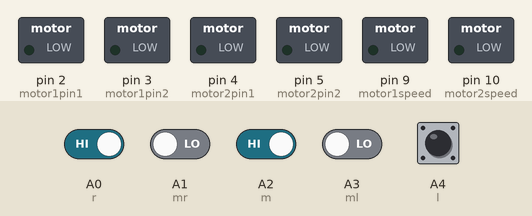
This sketch was run on a simulated Arduino Uno, built with avr-gcc and run on an emulated ATmega328P. Parts: switched loads named in the sketch (green lamp = pin HIGH). Inputs (shaded band) come from the test bench; at power-on: A0 (r), A2 (m), A4 (l) HIGH, A1 (mr), A3 (ml) LOW.

Above: at 1.2 s.
1.3 s: A0 (r) driven LOW
At 1.6 s:
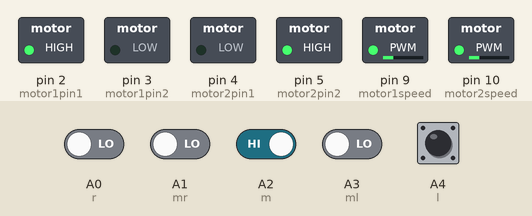
2.8 s: A2 (m) driven LOW
At 4.0 s:
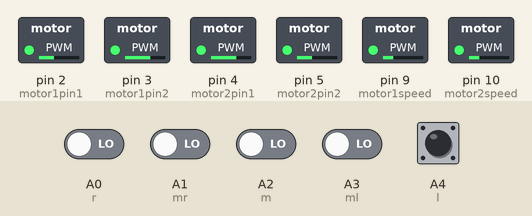
4.3 s: A1 (mr) driven HIGH
At 4.9 s:
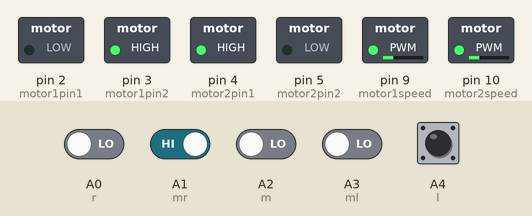
5.8 s: A3 (ml) driven HIGH
At 6.2 s:
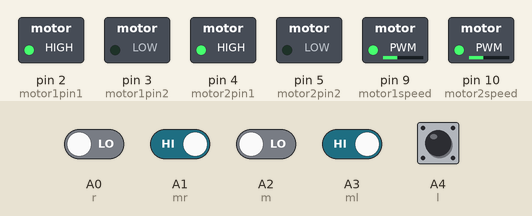
7.3 s: A1 (mr) driven LOW
At 8.5 s:
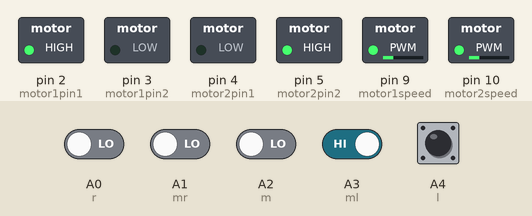
8.8 s: A3 (ml) driven LOW
At 10.0 s:
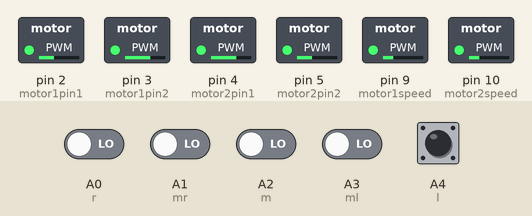
Timing chart, 0 to 11.3 s (numbered marks = the images above; inputs shaded):
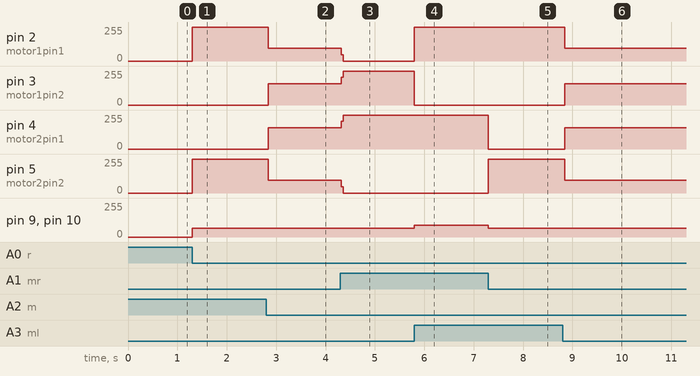

The sketch:

sketch_oct31a.ino
```cpp
int motor1pin1 = 2;
int motor1pin2 = 3;
int motor1speed = 9;
int motor2pin1 = 4;
int motor2pin2 = 5;
int motor2speed = 10;
int r = A0;
int mr = A1;
int m = A2;
int ml = A3;
int l = A4;
int spdl = 90 ;
int spdr = 90 ;
void setup() {
  // put your setup code here, to run once:
  pinMode(motor1pin1, OUTPUT);
  pinMode(motor1pin2, OUTPUT);
  pinMode(motor2pin1, OUTPUT);
  pinMode(motor2pin2, OUTPUT);
  pinMode(motor1speed, OUTPUT);
  pinMode(motor2speed, OUTPUT);
  Serial.begin(9600);
  pinMode(r, INPUT);
  pinMode(mr, INPUT);
  pinMode(m, INPUT);
  pinMode(ml, INPUT);
  pinMode(l, INPUT);

}

void loop() {
  // put your main code here, to run repeatedly:
/*
 Serial.print("Analog Reading R=");
 Serial.println(digitalRead(r));
 Serial.print("Analog Reading RM=");
 Serial.println(digitalRead(mr));
 Serial.print("Analog Reading M=");
 Serial.println(digitalRead(m));
 Serial.print("Analog Reading LM =");
 Serial.println(digitalRead(ml));
 Serial.print("Analog Reading L=");
 Serial.println(digitalRead(l));
 delay(2000);

if (digitalRead(r) == 1 && digitalRead(mr) == 0 && digitalRead(m) == 0 && digitalRead(ml) == 0 && digitalRead(l) == 1) {
GoStraight();
}

/*
else if (digitalRead(r) == 0 && digitalRead(mr) == 0 && digitalRead(m) == 1 && digitalRead(ml) == 1 && digitalRead(l) == 1 ){
GoRight();
}
else if (digitalRead(r)  == 1 && digitalRead(mr) == 1 && digitalRead(m) == 1 && digitalRead(ml) == 0 && digitalRead(l) == 0 ){
GoLeft();
}
*/


//STRAIGHT-------------------------------------------------------------------------------------------------------------------------

if ((digitalRead(mr) == 1 && digitalRead(m) == 0 && digitalRead(ml) == 1 ))
{
GoStraight();

}
 else if (( digitalRead(r) == 0 && digitalRead(mr) == 0 && digitalRead(m) == 0 && digitalRead(ml) == 0 && digitalRead(l) == 0 )){
  GoStraight();

}

/*
//if ((digitalRead(mr) == 0 && digitalRead(ml) == 0) //|| (digitalRead(mr) == 0 && digitalRead(m) == 0 && digitalRead(ml) == 0 ))
//{
//GoStraight();
//}
//if (digitalRead(mr) == 0 && digitalRead(m) == 0 && digitalRead(ml) == 0 ){
//GoStraight();
//}
*/
//RIGHT----------------------------------------------------------------------------------------------------------------------------
if ((digitalRead(mr) == 0 && digitalRead(ml) == 1 ) || (digitalRead(mr) == 0 && digitalRead(m) == 0 ) || (digitalRead(r) == 0 && digitalRead(mr) == 0 ))
{
GoRight();
}
//if (digitalRead(mr) == 0 && digitalRead(m) == 0 )
//{
//GoRight();
//}

//else if (digitalRead(r) == 0 && digitalRead(mr) == 0 ){
//GoRight();
//}

//LEFT-----------------------------------------------------------------------------------------------------------------------------
if ((digitalRead(mr)  == 1 && digitalRead(ml) == 0 ) || (digitalRead(ml)  == 0 && digitalRead(m) == 0 ) || (digitalRead(l)  == 0 && digitalRead(ml) == 0 ))
{
GoLeft();
}
//if (digitalRead(ml)  == 0 && digitalRead(m) == 0 )
//{
//GoLeft();
//}
/*
else if (digitalRead(l)  == 0 && digitalRead(ml) == 0 ){
GoLeft();
}
if (digitalRead(r) == 1 && digitalRead(mr) == 1 && digitalRead(m) == 1 && digitalRead(ml) == 1 && digitalRead(l) == 1){
 GoLeft();
}*/

}


void GoStraight ()
{
  digitalWrite(motor1pin1,HIGH);
  digitalWrite(motor1pin2,LOW);
  digitalWrite(motor2pin1,HIGH);
  digitalWrite(motor2pin2,LOW);
  analogWrite(motor1speed,spdr);
  analogWrite(motor2speed,spdl);

  }

void GoRight()
{
  digitalWrite(motor1pin1,HIGH);
  digitalWrite(motor1pin2,LOW);
  digitalWrite(motor2pin1,LOW);
  digitalWrite(motor2pin2,HIGH);
  analogWrite(motor1speed,65);
  analogWrite(motor2speed,65);

  }

void GoLeft()
{
  digitalWrite(motor1pin1,LOW);
  digitalWrite(motor1pin2,HIGH);
  digitalWrite(motor2pin1,HIGH);
  digitalWrite(motor2pin2,LOW);
  analogWrite(motor1speed,65);
  analogWrite(motor2speed,65);

  }
```

Measured:
- after the input at 1.3 s, pin 2 (motor1pin1), pin 5 (motor2pin2): 0/255 → 255/255 at once; pin 9 (motor1speed), pin 10 (motor2speed): 0/255 → 65/255 at once
- after the input at 2.8 s, pin 2 (motor1pin1), pin 5 (motor2pin2): 255/255 → 95/255 at once; pin 3 (motor1pin2), pin 4 (motor2pin1): 0/255 → 160/255 at once
- after the input at 4.3 s, pin 2 (motor1pin1), pin 5 (motor2pin2): 95/255 → 0/255 at once; pin 3 (motor1pin2), pin 4 (motor2pin1): 160/255 → 255/255 at once
- after the input at 5.8 s, pin 2 (motor1pin1): 0/255 → 255/255 at once; pin 3 (motor1pin2): 255/255 → 0/255 at once; pin 9 (motor1speed), pin 10 (motor2speed): 65/255 → 90/255 at once
- after the input at 7.3 s, pin 4 (motor2pin1): 255/255 → 0/255 at once; pin 5 (motor2pin2): 0/255 → 255/255 at once; pin 9 (motor1speed), pin 10 (motor2speed): 90/255 → 65/255 at once
- after the input at 8.8 s, pin 2 (motor1pin1), pin 5 (motor2pin2): 255/255 → 95/255 at once; pin 3 (motor1pin2), pin 4 (motor2pin1): 0/255 → 160/255 at once
